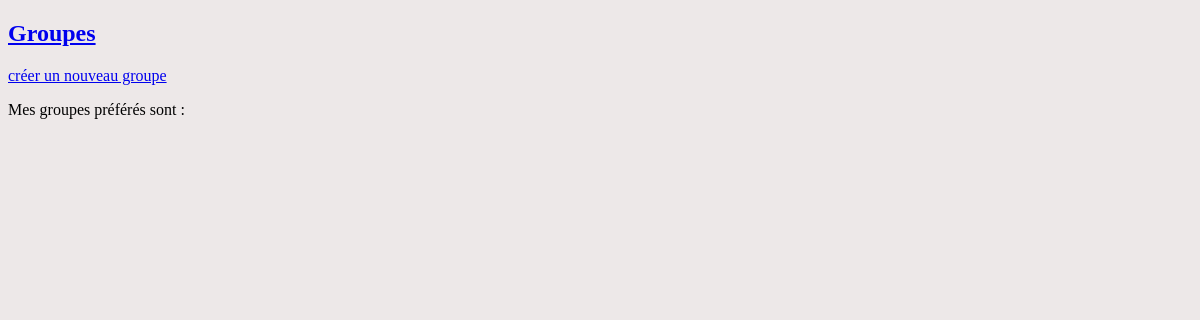
The app's page /bands/, older data.
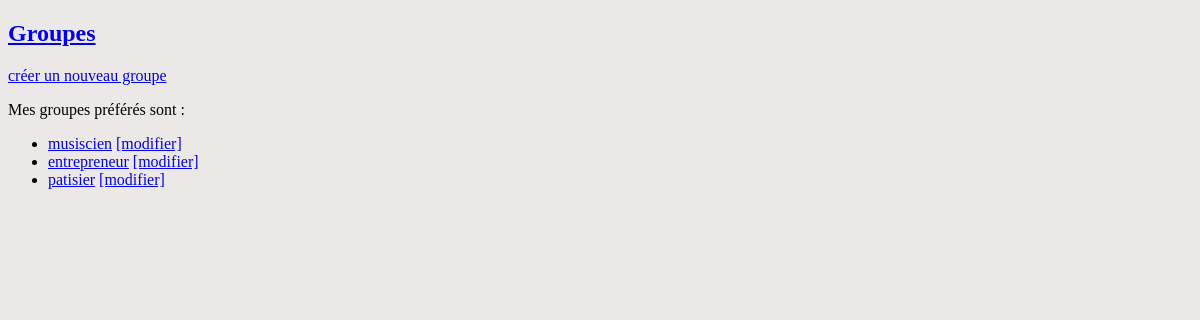
The same page, newer data.
### listings/models.py (models this page shows, shortened)
class Band(models.Model):
    class Genre(models.TextChoices):
        HIP_HOP = 'HH'
        SYNTH_POP = 'SP'
        ALTERNATIVE_ROCK = 'AR'
    name = models.fields.CharField(max_length=100)
    genre = models.fields.CharField(choices =Genre.choices, max_length=50)
    biography = models.fields.CharField(max_length=1000)
    year_formed = models.fields.IntegerField(
        validators=[MinValueValidator(1900), MaxValueValidator(2021)]
    )
    active = models.fields.BooleanField(default=True)
    official_homepage = models.fields.URLField(null=True, blank=True)

### listings/views.py (the view)
# urls.py: path('bands/',views.band_list,name = 'bands-list'),
def band_list(request):
    bands = Band.objects.all()
    listings = Listings.objects.all()
    return render (request,'listing/band_list.html', {'bands': bands,'listings': listings})

### templates/listing/band_list.html
{% extends 'listing/base.html' %}
{% block content %}
    <a href="{% url 'band-create' %}">créer un nouveau groupe</a>
    <p>Mes groupes préférés sont :</p>
    <ul>
        {% for band in bands %}
        <li>
            <a href="{% url 'band-detail' band.id %}">{{ band.name }}</a>
            <a href="{% url 'band-change' band.id %}">[modifier]</a>
        </li>
        {% endfor %}
    </ul>
{% endblock %}

Row changes from the older to the newer data that the page shows:
added Band: name "musiscien"
added Band: name "entrepreneur"
added Band: name "patisier"
